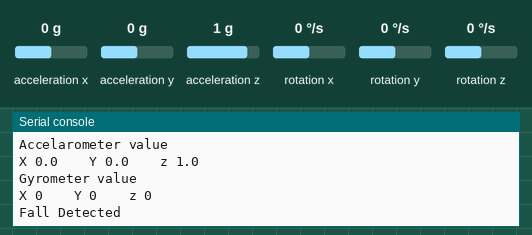
This program was run on a simulated Raspberry Pi Pico running MicroPython. Parts: the last lines printed to the serial console. Inputs (shaded band) come from the test bench; at power-on: acceleration x 0 g, acceleration y 0 g, acceleration z 1 g, rotation x 0 °/s, rotation y 0 °/s, rotation z 0 °/s. Library files of the repository ran but are not shown: imu.py.

Above: at 1.4 s.
1.5 s: acceleration x set to -1.4 g
3.0 s: acceleration y set to -1.4 g
4.5 s: acceleration z set to -1.4 g
6.0 s: rotation x set to -192 °/s
At 7.1 s:
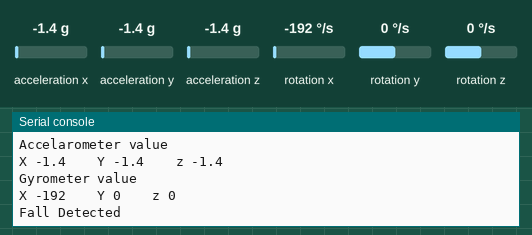
7.5 s: rotation y set to -192 °/s
At 8.9 s:
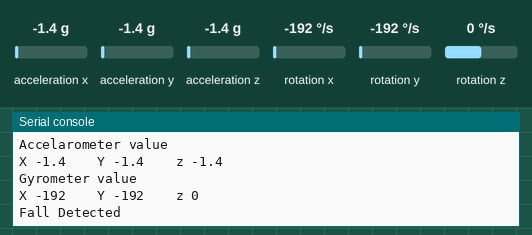

Measured:
- after the input at 6.0 s, the serial console: prints a new line after 0.24 s (image 1)
- after the input at 7.5 s, the serial console: prints a new line after 0.74 s (image 2)

The program:

main.py.py
```python
from imu import MPU6050
import time
from machine import Pin, I2C

i2c = I2C(0, sda=Pin(0), scl=Pin(1), freq=400000)
imu = MPU6050(i2c)

while True:
    # Following print shows original data get from libary. You can uncomment to see raw data
   # print(imu.accel.xyz,imu.gyro.xyz,imu.temperature,end='\r')

    # Following rows round values get for a more pretty print:
    print("Accelarometer value")
    ax=round(imu.accel.x,2)
    ay=round(imu.accel.y,2)
    az=round(imu.accel.z,2)
    print("X",ax,"\t","Y",ay,"\t","z",az)
    print("Gyrometer value")
    gx=round(imu.gyro.x)
    gy=round(imu.gyro.y)
    gz=round(imu.gyro.z)
    print("X",gx,"\t","Y",gy,"\t","z",gz,"\t")

    if gx<= 2:
        print ("Fall Detected")
    time.sleep(2) # Following sleep statement makes values enought stable to be seen
```
